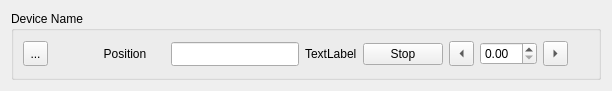
<?xml version="1.0" encoding="UTF-8"?>
<ui version="4.0">
 <class>Form</class>
 <widget class="QWidget" name="Form">
  <property name="geometry">
   <rect>
    <x>0</x>
    <y>0</y>
    <width>612</width>
    <height>91</height>
   </rect>
  </property>
  <property name="minimumSize">
   <size>
    <width>0</width>
    <height>0</height>
   </size>
  </property>
  <property name="maximumSize">
   <size>
    <width>16777215</width>
    <height>16777215</height>
   </size>
  </property>
  <property name="windowTitle">
   <string>Form</string>
  </property>
  <layout class="QVBoxLayout" name="verticalLayout">
   <item>
    <widget class="QGroupBox" name="device_box">
     <property name="title">
      <string>Device Name</string>
     </property>
     <layout class="QHBoxLayout" name="horizontalLayout">
      <item>
       <widget class="QToolButton" name="tool_button">
        <property name="sizePolicy">
         <sizepolicy hsizetype="Preferred" vsizetype="Preferred">
          <horstretch>0</horstretch>
          <verstretch>0</verstretch>
         </sizepolicy>
        </property>
        <property name="minimumSize">
         <size>
          <width>25</width>
          <height>25</height>
         </size>
        </property>
        <property name="maximumSize">
         <size>
          <width>25</width>
          <height>25</height>
         </size>
        </property>
        <property name="text">
         <string>...</string>
        </property>
       </widget>
      </item>
      <item>
       <layout class="QHBoxLayout" name="horizontalLayout_2">
        <item>
         <widget class="SpinnerWidget" name="spinner_widget">
          <property name="minimumSize">
           <size>
            <width>25</width>
            <height>25</height>
           </size>
          </property>
          <property name="maximumSize">
           <size>
            <width>25</width>
            <height>25</height>
           </size>
          </property>
         </widget>
        </item>
        <item>
         <widget class="QLabel" name="readback">
          <property name="minimumSize">
           <size>
            <width>80</width>
            <height>0</height>
           </size>
          </property>
          <property name="maximumSize">
           <size>
            <width>150</width>
            <height>16777215</height>
           </size>
          </property>
          <property name="text">
           <string>Position</string>
          </property>
          <property name="alignment">
           <set>Qt::AlignmentFlag::AlignCenter</set>
          </property>
         </widget>
        </item>
        <item>
         <widget class="QLineEdit" name="setpoint">
          <property name="minimumSize">
           <size>
            <width>80</width>
            <height>24</height>
           </size>
          </property>
          <property name="maximumSize">
           <size>
            <width>150</width>
            <height>16777215</height>
           </size>
          </property>
          <property name="alignment">
           <set>Qt::AlignmentFlag::AlignCenter</set>
          </property>
         </widget>
        </item>
        <item>
         <widget class="QLabel" name="units">
          <property name="text">
           <string>TextLabel</string>
          </property>
         </widget>
        </item>
       </layout>
      </item>
      <item>
       <widget class="QPushButton" name="stop">
        <property name="text">
         <string>Stop</string>
        </property>
       </widget>
      </item>
      <item>
       <widget class="QToolButton" name="tweak_left">
        <property name="minimumSize">
         <size>
          <width>25</width>
          <height>25</height>
         </size>
        </property>
        <property name="maximumSize">
         <size>
          <width>25</width>
          <height>25</height>
         </size>
        </property>
        <property name="text">
         <string>...</string>
        </property>
        <property name="iconSize">
         <size>
          <width>25</width>
          <height>25</height>
         </size>
        </property>
        <property name="arrowType">
         <enum>Qt::ArrowType::LeftArrow</enum>
        </property>
       </widget>
      </item>
      <item>
       <widget class="QDoubleSpinBox" name="step_size"/>
      </item>
      <item>
       <widget class="QToolButton" name="tweak_right">
        <property name="minimumSize">
         <size>
          <width>25</width>
          <height>25</height>
         </size>
        </property>
        <property name="maximumSize">
         <size>
          <width>25</width>
          <height>25</height>
         </size>
        </property>
        <property name="text">
         <string>...</string>
        </property>
        <property name="iconSize">
         <size>
          <width>25</width>
          <height>25</height>
         </size>
        </property>
        <property name="arrowType">
         <enum>Qt::ArrowType::RightArrow</enum>
        </property>
       </widget>
      </item>
      <item>
       <widget class="PositionIndicator" name="position_indicator">
        <property name="minimumSize">
         <size>
          <width>15</width>
          <height>10</height>
         </size>
        </property>
        <property name="maximumSize">
         <size>
          <width>15</width>
          <height>16777215</height>
         </size>
        </property>
        <property name="maximum" stdset="0">
         <double>1.000000000000000</double>
        </property>
        <property name="vertical" stdset="0">
         <bool>true</bool>
        </property>
        <property name="value" stdset="0">
         <double>0.500000000000000</double>
        </property>
        <property name="rounded_corners" stdset="0">
         <number>2</number>
        </property>
       </widget>
      </item>
     </layout>
    </widget>
   </item>
  </layout>
 </widget>
 <customwidgets>
  <customwidget>
   <class>PositionIndicator</class>
   <extends>QWidget</extends>
   <header>position_indicator</header>
  </customwidget>
  <customwidget>
   <class>SpinnerWidget</class>
   <extends>QWidget</extends>
   <header>spinner_widget</header>
  </customwidget>
 </customwidgets>
 <resources/>
 <connections/>
</ui>
